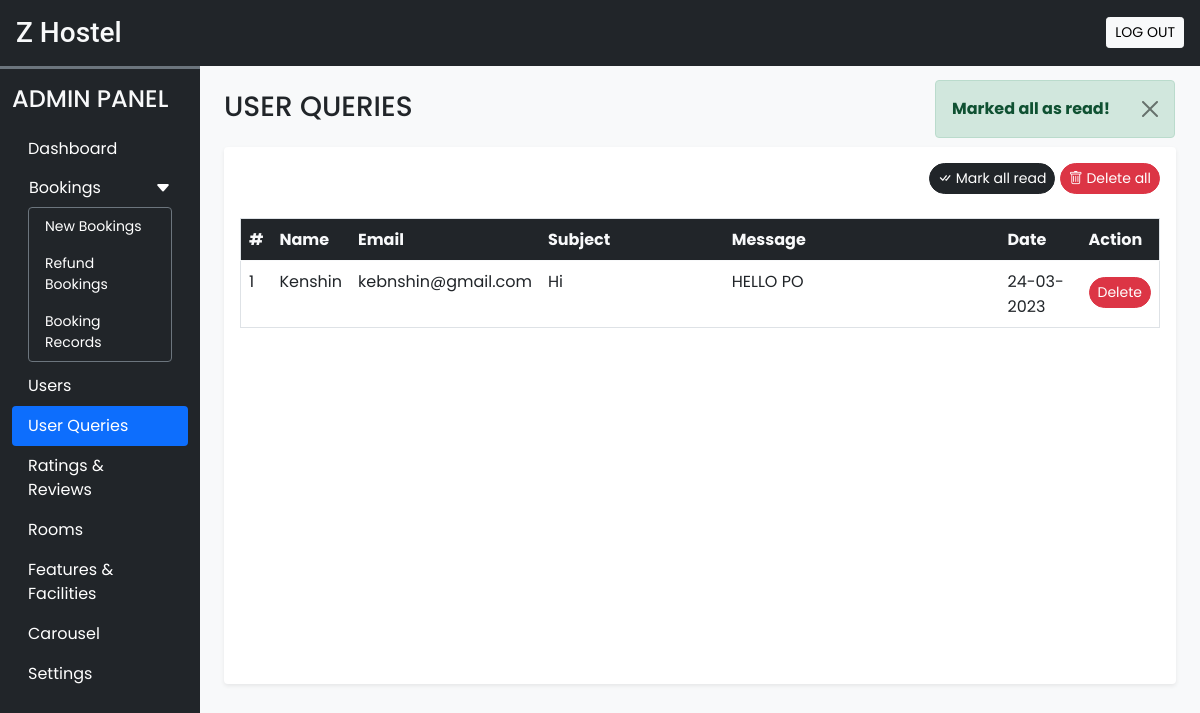
The app's page /admin/user_queries.php?seen=all (signed in) with its own data.
### tables this page shows
CREATE TABLE `user_queries` (
  `sr_no` int(11) NOT NULL,
  `name` varchar(50) NOT NULL,
  `email` varchar(150) NOT NULL,
  `subject` varchar(200) NOT NULL,
  `message` varchar(500) NOT NULL,
  `datentime` datetime NOT NULL DEFAULT current_timestamp(),
  `seen` tinyint(4) NOT NULL DEFAULT 0
);

### admin/inc/db_config.php (called while the page is built, shortened)
<?php
  function filteration($data){
    foreach($data as $key => $value){
      $value = trim($value);
      $value = stripslashes($value);
      $value = strip_tags($value);
      $value = htmlspecialchars($value);
      $data[$key] = $value;
    }
    return $data;
  }
  function update($sql,$values,$datatypes)
  {
    $con = $GLOBALS['con'];
    if($stmt = mysqli_prepare($con,$sql))
    {
      mysqli_stmt_bind_param($stmt,$datatypes,...$values);
      if(mysqli_stmt_execute($stmt)){
        $res = mysqli_stmt_affected_rows($stmt);
        return $res;
      }
      else{
        mysqli_stmt_close($stmt);
        die("Query cannot be executed - Update");
      }
    }
    else{
      die("Query cannot be prepared - Update");
    }
  }
?>

### admin/user_queries.php (the view, shortened to what this page needs)
<?php
  require('inc/essentials.php');
  require('inc/db_config.php');
  if(isset($_GET['seen']))
  {
    $frm_data = filteration($_GET);
    if($frm_data['seen']=='all'){
      $q = "UPDATE `user_queries` SET `seen`=?";
      $values = [1];
      if(update($q,$values,'i')){
        alert('success','Marked all as read!');
      }
      else{
        alert('error','Operation Failed!');
      }
    }
  }
?>
<!DOCTYPE html>
<html lang="en">
<head>
  <?php require('inc/links.php'); ?>
</head>
<body class="bg-light">
  <?php require('inc/header.php'); ?>
  <div class="container-fluid" id="main-content">
    <div class="row">
      <div class="col-lg-10 ms-auto p-4 overflow-hidden">
        <h3 class="mb-4">USER QUERIES</h3>
        <div class="card border-0 shadow-sm mb-4">
          <div class="card-body">
            <div class="text-end mb-4">
              <a href="?seen=all" class="btn btn-dark rounded-pill shadow-none btn-sm">
                <i class="bi bi-check-all"></i> Mark all read
              </a>
              <a href="?del=all" class="btn btn-danger rounded-pill shadow-none btn-sm">
                <i class="bi bi-trash"></i> Delete all
              </a>
            </div>
            <div class="table-responsive-md" style="height: 450px; overflow-y: scroll;">
              <table class="table table-hover border">
                <thead class="sticky-top">
                  <tr class="bg-dark text-light">
                    <th scope="col">#</th>
                    <th scope="col">Name</th>
                    <th scope="col">Email</th>
                    <th scope="col" width="20%">Subject</th>
                    <th scope="col" width="30%">Message</th>
                    <th scope="col">Date</th>
                    <th scope="col">Action</th>
                  </tr>
                </thead>
                <tbody>
                  <?php
                    $q = "SELECT * FROM `user_queries` ORDER BY `sr_no` DESC";
                    $data = mysqli_query($con,$q);
                    $i=1;
                    while($row = mysqli_fetch_assoc($data))
                    {
                      $date = date('d-m-Y',strtotime($row['datentime']));
                      $seen='';
                      $seen.="<a href='?del=$row[sr_no]' class='btn btn-sm rounded-pill btn-danger mt-2'>Delete</a>";
                      echo<<<query
                        <tr>
                          <td>$i</td>
                          <td>$row[name]</td>
                          <td>$row[email]</td>
                          <td>$row[subject]</td>
                          <td>$row[message]</td>
                          <td>$date</td>
                          <td>$seen</td>
                        </tr>
                      query;
                      $i++;
                    }
                  ?>
                </tbody>
              </table>
            </div>
          </div>
        </div>
      </div>
    </div>
  </div>
</body>
</html>

### admin/css/common.css (style rules this page uses)
:root { --teal: #2ec1ac; --teal_hover: #279e8c; }
* { font-family: 'Poppins', sans-serif; }

### records on screen
user_queries: name "Kenshin", email "kebnshin@gmail.com", subject "Hi", message "HELLO PO", datentime "24-03-2023"

### other values on screen
$msg "Marked all as read!"
